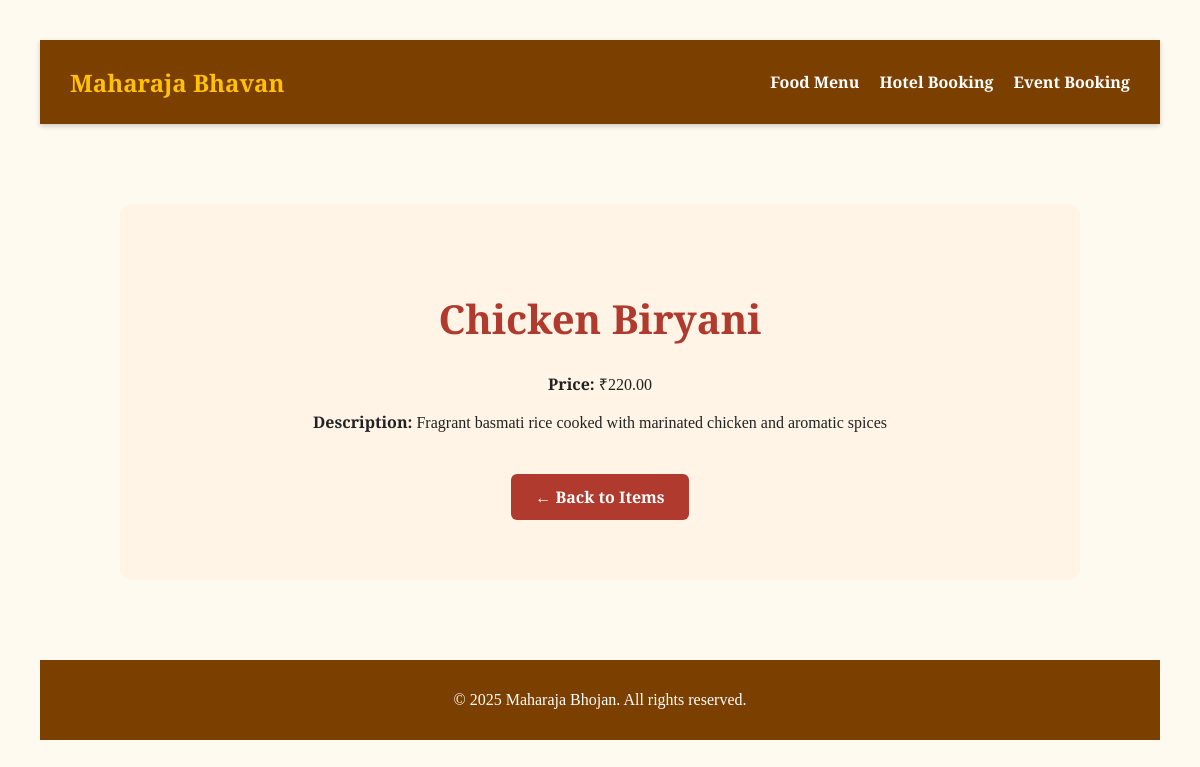
The page /food/1/ on the database its author committed.
### food/models.py (models this page shows, shortened)
class Item(models.Model):
    name = models.CharField(max_length=100)
    description = models.TextField(max_length=500, blank=True)
    price = models.DecimalField(max_digits=10, decimal_places=2)
    item_image = models.ImageField(upload_to='item_images/', blank=True, null=True)

### food/views.py (the view)
# urls.py: path('<int:item_id>/', view=item_detail, name='item_detail'),
def item_detail(request, item_id):
    item = Item.objects.get(pk=item_id)
    context = {
        'item': item
    }
    return render(request, 'food/item_detail.html', context)

### food/templates/food/item_detail.html (shortened to what this page needs)
{% extends "base.html" %}
{% load static %}
{% block content %}
{% block extra_css %}
    <link rel="stylesheet" href="{% static 'food/item_detail.css' %}">
{% endblock %}
<div class="main-content">
    <div class="hero">
        <h1>{{ item.name }}</h1>
        <p><strong>Price:</strong> ₹{{ item.price }}</p>
        <p><strong>Description:</strong> {{ item.description }}</p>
        <a href="{% url 'food:items' %}" class="btn" style="margin-top: 25px; display: inline-block;">← Back to Items</a>
    </div>
</div>
{% endblock %}

### static/css/base.css (style rules this page uses)
body { margin: 0; font-family: 'Roboto', sans-serif; background-color: #fff8f0; }
.main-content { padding: 40px; text-align: center; }
.hero { padding: 60px 20px; background-color: #fff4e6; border-radius: 12px; }
.hero h1 { font-size: 2.5rem; color: #b03a2e; }
.btn { background-color: #b03a2e; color: white; padding: 12px 24px; text-decoration: none; border-radius: 6px; font-weight: bold; }

### food/static/food/item_detail.css (style rules this page uses)
body { font-family: 'Merriweather', serif; background-color: #fffaf0; color: #222; padding: 40px; }

### rows shown on the page
Item: name "Chicken Biryani", price "220.00", description "Fragrant basmati rice cooked with marinated chicken and aromatic spices"
